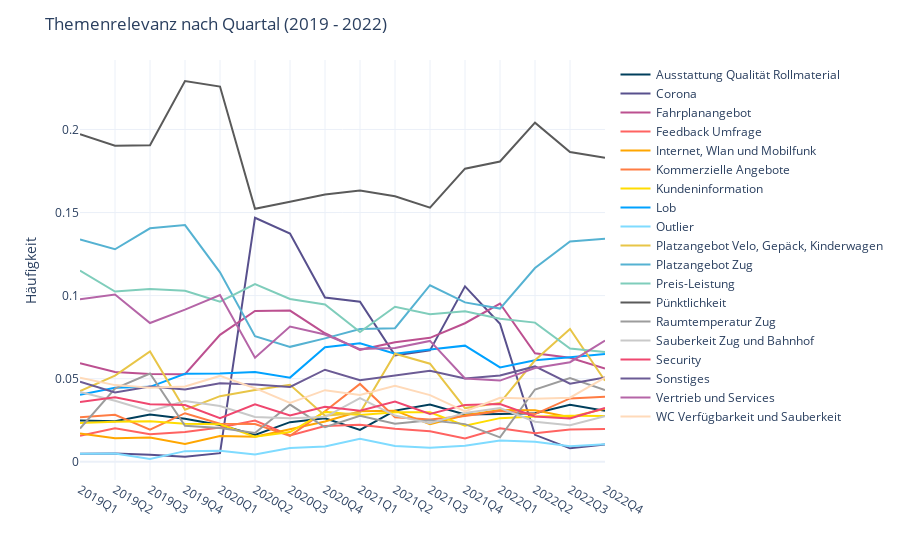

The notebook cell saved with this chart:
### Code cell
fig = px.line(df_topics_by_quarter,
              x="yearquarter",
              y="Topic_Ratio",
              color="CustomName",
              hover_data=["yearquarter","CustomName","count_x","Topic_Ratio"],
              color_discrete_sequence=color_discrete_sequence,
              template=template)
fig.update_layout(
    title="Themenrelevanz nach Quartal (2019 - 2022)",
    yaxis_title='Häufigkeit',
    xaxis_title='',
    legend_title="")
fig.update_traces(line_width=2)
#fig.update_yaxes(range=(0,0.2))

pio.write_image(fig,"../../exports/images/Themencluster_Zeitachse_1.svg") #save fig as svg

fig.show()

### Figure 1 — Plotly figure (JSON) as saved in the notebook; plotly's stock layout.template omitted (floating-point values rounded to 4 significant figures)
{"data": [{"customdata": [["Ausstattung Qualität Rollmaterial", 92], ["Ausstattung Qualität Rollmaterial", 93], ["Ausstattung Qualität Rollmaterial", 103], ["Ausstattung Qualität Rollmaterial", 85], ["Ausstattung Qualität Rollmaterial", 60], ["Ausstattung Qualität Rollmaterial", 15], ["Ausstattung Qualität Rollmaterial", 72], ["Ausstattung Qualität Rollmaterial", 68], ["Ausstattung Qualität Rollmaterial", 43], ["Ausstattung Qualität Rollmaterial", 62], ["Ausstattung Qualität Rollmaterial", 73], ["Ausstattung Qualität Rollmaterial", 59], ["Ausstattung Qualität Rollmaterial", 47], ["Ausstattung Qualität Rollmaterial", 63], ["Ausstattung Qualität Rollmaterial", 170], ["Ausstattung Qualität Rollmaterial", 128]], "hovertemplate": "CustomName=%{customdata[0]}<br>yearquarter=%{x}<br>Topic_Ratio=%{y}<br>count_x=%{customdata[1]}<extra></extra>", "legendgroup": "Ausstattung Qualität Rollmaterial", "line": {"color": "#003f5c", "dash": "solid", "width": 2}, "marker": {"symbol": "circle"}, "mode": "lines", "name": "Ausstattung Qualität Rollmaterial", "orientation": "v", "showlegend": true, "type": "scatter", "x": ["2019Q1", "2019Q2", "2019Q3", "2019Q4", "2020Q1", "2020Q2", "2020Q3", "2020Q4", "2021Q1", "2021Q2", "2021Q3", "2021Q4", "2022Q1", "2022Q2", "2022Q3", "2022Q4"], "xaxis": "x", "y": [0.02491, 0.02437, 0.02848, 0.02587, 0.02214, 0.0162, 0.02383, 0.02616, 0.01918, 0.03077, 0.03447, 0.02843, 0.02869, 0.02915, 0.03429, 0.03072], "yaxis": "y"}, {"customdata": [["Corona", 18], ["Corona", 19], ["Corona", 15], ["Corona", 10], ["Corona", 14], ["Corona", 136], ["Corona", 415], ["Corona", 257], ["Corona", 216], ["Corona", 129], ["Corona", 142], ["Corona", 219], ["Corona", 136], ["Corona", 35], ["Corona", 40], ["Corona", 43]], "hovertemplate": "CustomName=%{customdata[0]}<br>yearquarter=%{x}<br>Topic_Ratio=%{y}<br>count_x=%{customdata[1]}<extra></extra>", "legendgroup": "Corona", "line": {"color": "#58508d", "dash": "solid", "width": 2}, "marker": {"symbol": "circle"}, "mode": "lines", "name": "Corona", "orientation": "v", "showlegend": true, "type": "scatter", "x": ["2019Q1", "2019Q2", "2019Q3", "2019Q4", "2020Q1", "2020Q2", "2020Q3", "2020Q4", "2021Q1", "2021Q2", "2021Q3", "2021Q4", "2022Q1", "2022Q2", "2022Q3", "2022Q4"], "xaxis": "x", "y": [0.004873, 0.004979, 0.004148, 0.003043, 0.005166, 0.1469, 0.1373, 0.09888, 0.09634, 0.06402, 0.06704, 0.1055, 0.08303, 0.0162, 0.008069, 0.01032], "yaxis": "y"}, {"customdata": [["Fahrplanangebot", 219], ["Fahrplanangebot", 206], ["Fahrplanangebot", 191], ["Fahrplanangebot", 173], ["Fahrplanangebot", 207], ["Fahrplanangebot", 84], ["Fahrplanangebot", 275], ["Fahrplanangebot", 201], ["Fahrplanangebot", 151], ["Fahrplanangebot", 145], ["Fahrplanangebot", 158], ["Fahrplanangebot", 173], ["Fahrplanangebot", 156], ["Fahrplanangebot", 141], ["Fahrplanangebot", 310], ["Fahrplanangebot", 234]], "hovertemplate": "CustomName=%{customdata[0]}<br>yearquarter=%{x}<br>Topic_Ratio=%{y}<br>count_x=%{customdata[1]}<extra></extra>", "legendgroup": "Fahrplanangebot", "line": {"color": "#bc5090", "dash": "solid", "width": 2}, "marker": {"symbol": "circle"}, "mode": "lines", "name": "Fahrplanangebot", "orientation": "v", "showlegend": true, "type": "scatter", "x": ["2019Q1", "2019Q2", "2019Q3", "2019Q4", "2020Q1", "2020Q2", "2020Q3", "2020Q4", "2021Q1", "2021Q2", "2021Q3", "2021Q4", "2022Q1", "2022Q2", "2022Q3", "2022Q4"], "xaxis": "x", "y": [0.05929, 0.05398, 0.05282, 0.05265, 0.07638, 0.09071, 0.091, 0.07734, 0.06735, 0.07196, 0.0746, 0.08337, 0.09524, 0.06525, 0.06254, 0.05617], "yaxis": "y"}, {"customdata": [["Feedback Umfrage", 58], ["Feedback Umfrage", 77], ["Feedback Umfrage", 60], ["Feedback Umfrage", 59], ["Feedback Umfrage", 56], ["Feedback Umfrage", 23], ["Feedback Umfrage", 48], ["Feedback Umfrage", 56], ["Feedback Umfrage", 50], ["Feedback Umfrage", 40], ["Feedback Umfrage", 39], ["Feedback Umfrage", 29], ["Feedback Umfrage", 33], ["Feedback Umfrage", 37], ["Feedback Umfrage", 96], ["Feedback Umfrage", 82]], "hovertemplate": "CustomName=%{customdata[0]}<br>yearquarter=%{x}<br>Topic_Ratio=%{y}<br>count_x=%{customdata[1]}<extra></extra>", "legendgroup": "Feedback Umfrage", "line": {"color": "#ff6361", "dash": "solid", "width": 2}, "marker": {"symbol": "circle"}, "mode": "lines", "name": "Feedback Umfrage", "orientation": "v", "showlegend": true, "type": "scatter", "x": ["2019Q1", "2019Q2", "2019Q3", "2019Q4", "2020Q1", "2020Q2", "2020Q3", "2020Q4", "2021Q1", "2021Q2", "2021Q3", "2021Q4", "2022Q1", "2022Q2", "2022Q3", "2022Q4"], "xaxis": "x", "y": [0.0157, 0.02018, 0.01659, 0.01795, 0.02066, 0.02484, 0.01588, 0.02155, 0.0223, 0.01985, 0.01841, 0.01398, 0.02015, 0.01712, 0.01937, 0.01968], "yaxis": "y"}, {"customdata": [["Internet, Wlan und Mobilfunk", 63], ["Internet, Wlan und Mobilfunk", 54], ["Internet, Wlan und Mobilfunk", 53], ["Internet, Wlan und Mobilfunk", 35], ["Internet, Wlan und Mobilfunk", 42], ["Internet, Wlan und Mobilfunk", 14], ["Internet, Wlan und Mobilfunk", 59], ["Internet, Wlan und Mobilfunk", 63], ["Internet, Wlan und Mobilfunk", 68], ["Internet, Wlan und Mobilfunk", 62], ["Internet, Wlan und Mobilfunk", 48], ["Internet, Wlan und Mobilfunk", 58], ["Internet, Wlan und Mobilfunk", 51], ["Internet, Wlan und Mobilfunk", 67], ["Internet, Wlan und Mobilfunk", 133], ["Internet, Wlan und Mobilfunk", 133]], "hovertemplate": "CustomName=%{customdata[0]}<br>yearquarter=%{x}<br>Topic_Ratio=%{y}<br>count_x=%{customdata[1]}<extra></extra>", "legendgroup": "Internet, Wlan und Mobilfunk", "line": {"color": "#ffa600", "dash": "solid", "width": 2}, "marker": {"symbol": "circle"}, "mode": "lines", "name": "Internet, Wlan und Mobilfunk", "orientation": "v", "showlegend": true, "type": "scatter", "x": ["2019Q1", "2019Q2", "2019Q3", "2019Q4", "2020Q1", "2020Q2", "2020Q3", "2020Q4", "2021Q1", "2021Q2", "2021Q3", "2021Q4", "2022Q1", "2022Q2", "2022Q3", "2022Q4"], "xaxis": "x", "y": [0.01705, 0.01415, 0.01466, 0.01065, 0.0155, 0.01512, 0.01952, 0.02424, 0.03033, 0.03077, 0.02266, 0.02795, 0.03114, 0.031, 0.02683, 0.03193], "yaxis": "y"}, {"customdata": [["Kommerzielle Angebote", 99], ["Kommerzielle Angebote", 108], ["Kommerzielle Angebote", 70], ["Kommerzielle Angebote", 96], ["Kommerzielle Angebote", 62], ["Kommerzielle Angebote", 21], ["Kommerzielle Angebote", 47], ["Kommerzielle Angebote", 79], ["Kommerzielle Angebote", 105], ["Kommerzielle Angebote", 54], ["Kommerzielle Angebote", 54], ["Kommerzielle Angebote", 57], ["Kommerzielle Angebote", 50], ["Kommerzielle Angebote", 62], ["Kommerzielle Angebote", 189], ["Kommerzielle Angebote", 163]], "hovertemplate": "CustomName=%{customdata[0]}<br>yearquarter=%{x}<br>Topic_Ratio=%{y}<br>count_x=%{customdata[1]}<extra></extra>", "legendgroup": "Kommerzielle Angebote", "line": {"color": "#ff7c43", "dash": "solid", "width": 2}, "marker": {"symbol": "circle"}, "mode": "lines", "name": "Kommerzielle Angebote", "orientation": "v", "showlegend": true, "type": "scatter", "x": ["2019Q1", "2019Q2", "2019Q3", "2019Q4", "2020Q1", "2020Q2", "2020Q3", "2020Q4", "2021Q1", "2021Q2", "2021Q3", "2021Q4", "2022Q1", "2022Q2", "2022Q3", "2022Q4"], "xaxis": "x", "y": [0.0268, 0.0283, 0.01936, 0.02921, 0.02288, 0.02268, 0.01555, 0.0304, 0.04683, 0.0268, 0.0255, 0.02747, 0.03053, 0.02869, 0.03813, 0.03913], "yaxis": "y"}, {"customdata": [["Kundeninformation", 86], ["Kundeninformation", 92], ["Kundeninformation", 88], ["Kundeninformation", 75], ["Kundeninformation", 61], ["Kundeninformation", 14], ["Kundeninformation", 54], ["Kundeninformation", 78], ["Kundeninformation", 63], ["Kundeninformation", 60], ["Kundeninformation", 63], ["Kundeninformation", 45], ["Kundeninformation", 43], ["Kundeninformation", 59], ["Kundeninformation", 137], ["Kundeninformation", 115]], "hovertemplate": "CustomName=%{customdata[0]}<br>yearquarter=%{x}<br>Topic_Ratio=%{y}<br>count_x=%{customdata[1]}<extra></extra>", "legendgroup": "Kundeninformation", "line": {"color": "#ffdc00", "dash": "solid", "width": 2}, "marker": {"symbol": "circle"}, "mode": "lines", "name": "Kundeninformation", "orientation": "v", "showlegend": true, "type": "scatter", "x": ["2019Q1", "2019Q2", "2019Q3", "2019Q4", "2020Q1", "2020Q2", "2020Q3", "2020Q4", "2021Q1", "2021Q2", "2021Q3", "2021Q4", "2022Q1", "2022Q2", "2022Q3", "2022Q4"], "xaxis": "x", "y": [0.02328, 0.02411, 0.02434, 0.02282, 0.02251, 0.01512, 0.01787, 0.03001, 0.0281, 0.02978, 0.02975, 0.02169, 0.02625, 0.0273, 0.02764, 0.0276], "yaxis": "y"}, {"customdata": [["Lob", 149], ["Lob", 170], ["Lob", 163], ["Lob", 174], ["Lob", 144], ["Lob", 50], ["Lob", 153], ["Lob", 179], ["Lob", 160], ["Lob", 131], ["Lob", 143], ["Lob", 145], ["Lob", 93], ["Lob", 132], ["Lob", 312], ["Lob", 270]], "hovertemplate": "CustomName=%{customdata[0]}<br>yearquarter=%{x}<br>Topic_Ratio=%{y}<br>count_x=%{customdata[1]}<extra></extra>", "legendgroup": "Lob", "line": {"color": "#00a2ff", "dash": "solid", "width": 2}, "marker": {"symbol": "circle"}, "mode": "lines", "name": "Lob", "orientation": "v", "showlegend": true, "type": "scatter", "x": ["2019Q1", "2019Q2", "2019Q3", "2019Q4", "2020Q1", "2020Q2", "2020Q3", "2020Q4", "2021Q1", "2021Q2", "2021Q3", "2021Q4", "2022Q1", "2022Q2", "2022Q3", "2022Q4"], "xaxis": "x", "y": [0.04034, 0.04455, 0.04508, 0.05295, 0.05314, 0.054, 0.05063, 0.06887, 0.07136, 0.06501, 0.06752, 0.06988, 0.05678, 0.06108, 0.06294, 0.06481], "yaxis": "y"}, {"customdata": [["Outlier", 18], ["Outlier", 19], ["Outlier", 6], ["Outlier", 21], ["Outlier", 18], ["Outlier", 4], ["Outlier", 25], ["Outlier", 24], ["Outlier", 31], ["Outlier", 19], ["Outlier", 18], ["Outlier", 20], ["Outlier", 21], ["Outlier", 26], ["Outlier", 46], ["Outlier", 44]], "hovertemplate": "CustomName=%{customdata[0]}<br>yearquarter=%{x}<br>Topic_Ratio=%{y}<br>count_x=%{customdata[1]}<extra></extra>", "legendgroup": "Outlier", "line": {"color": "#7fdbff", "dash": "solid", "width": 2}, "marker": {"symbol": "circle"}, "mode": "lines", "name": "Outlier", "orientation": "v", "showlegend": true, "type": "scatter", "x": ["2019Q1", "2019Q2", "2019Q3", "2019Q4", "2020Q1", "2020Q2", "2020Q3", "2020Q4", "2021Q1", "2021Q2", "2021Q3", "2021Q4", "2022Q1", "2022Q2", "2022Q3", "2022Q4"], "xaxis": "x", "y": [0.004873, 0.004979, 0.001659, 0.006391, 0.006642, 0.00432, 0.008273, 0.009234, 0.01383, 0.009429, 0.008499, 0.009639, 0.01282, 0.01203, 0.00928, 0.01056], "yaxis": "y"}, {"customdata": [["Platzangebot Velo, Gepäck, Kinderwagen", 157], ["Platzangebot Velo, Gepäck, Kinderwagen", 198], ["Platzangebot Velo, Gepäck, Kinderwagen", 240], ["Platzangebot Velo, Gepäck, Kinderwagen", 103], ["Platzangebot Velo, Gepäck, Kinderwagen", 107], ["Platzangebot Velo, Gepäck, Kinderwagen", 40], ["Platzangebot Velo, Gepäck, Kinderwagen", 140], ["Platzangebot Velo, Gepäck, Kinderwagen", 72], ["Platzangebot Velo, Gepäck, Kinderwagen", 66], ["Platzangebot Velo, Gepäck, Kinderwagen", 131], ["Platzangebot Velo, Gepäck, Kinderwagen", 125], ["Platzangebot Velo, Gepäck, Kinderwagen", 67], ["Platzangebot Velo, Gepäck, Kinderwagen", 58], ["Platzangebot Velo, Gepäck, Kinderwagen", 132], ["Platzangebot Velo, Gepäck, Kinderwagen", 396], ["Platzangebot Velo, Gepäck, Kinderwagen", 203]], "hovertemplate": "CustomName=%{customdata[0]}<br>yearquarter=%{x}<br>Topic_Ratio=%{y}<br>count_x=%{customdata[1]}<extra></extra>", "legendgroup": "Platzangebot Velo, Gepäck, Kinderwagen", "line": {"color": "#e8c547", "dash": "solid", "width": 2}, "marker": {"symbol": "circle"}, "mode": "lines", "name": "Platzangebot Velo, Gepäck, Kinderwagen", "orientation": "v", "showlegend": true, "type": "scatter", "x": ["2019Q1", "2019Q2", "2019Q3", "2019Q4", "2020Q1", "2020Q2", "2020Q3", "2020Q4", "2021Q1", "2021Q2", "2021Q3", "2021Q4", "2022Q1", "2022Q2", "2022Q3", "2022Q4"], "xaxis": "x", "y": [0.0425, 0.05189, 0.06637, 0.03135, 0.03948, 0.0432, 0.04633, 0.0277, 0.02944, 0.06501, 0.05902, 0.03229, 0.03541, 0.06108, 0.07989, 0.04873], "yaxis": "y"}, {"customdata": [["Platzangebot Zug", 494], ["Platzangebot Zug", 488], ["Platzangebot Zug", 508], ["Platzangebot Zug", 468], ["Platzangebot Zug", 309], ["Platzangebot Zug", 70], ["Platzangebot Zug", 209], ["Platzangebot Zug", 193], ["Platzangebot Zug", 179], ["Platzangebot Zug", 162], ["Platzangebot Zug", 225], ["Platzangebot Zug", 199], ["Platzangebot Zug", 151], ["Platzangebot Zug", 252], ["Platzangebot Zug", 657], ["Platzangebot Zug", 559]], "hovertemplate": "CustomName=%{customdata[0]}<br>yearquarter=%{x}<br>Topic_Ratio=%{y}<br>count_x=%{customdata[1]}<extra></extra>", "legendgroup": "Platzangebot Zug", "line": {"color": "#55b2d2", "dash": "solid", "width": 2}, "marker": {"symbol": "circle"}, "mode": "lines", "name": "Platzangebot Zug", "orientation": "v", "showlegend": true, "type": "scatter", "x": ["2019Q1", "2019Q2", "2019Q3", "2019Q4", "2020Q1", "2020Q2", "2020Q3", "2020Q4", "2021Q1", "2021Q2", "2021Q3", "2021Q4", "2022Q1", "2022Q2", "2022Q3", "2022Q4"], "xaxis": "x", "y": [0.1337, 0.1279, 0.1405, 0.1424, 0.114, 0.07559, 0.06916, 0.07426, 0.07984, 0.0804, 0.1062, 0.0959, 0.09219, 0.1166, 0.1325, 0.1342], "yaxis": "y"}, {"customdata": [["Preis-Leistung", 425], ["Preis-Leistung", 391], ["Preis-Leistung", 376], ["Preis-Leistung", 338], ["Preis-Leistung", 261], ["Preis-Leistung", 99], ["Preis-Leistung", 296], ["Preis-Leistung", 246], ["Preis-Leistung", 175], ["Preis-Leistung", 188], ["Preis-Leistung", 188], ["Preis-Leistung", 188], ["Preis-Leistung", 141], ["Preis-Leistung", 181], ["Preis-Leistung", 338], ["Preis-Leistung", 275]], "hovertemplate": "CustomName=%{customdata[0]}<br>yearquarter=%{x}<br>Topic_Ratio=%{y}<br>count_x=%{customdata[1]}<extra></extra>", "legendgroup": "Preis-Leistung", "line": {"color": "#7fcdbb", "dash": "solid", "width": 2}, "marker": {"symbol": "circle"}, "mode": "lines", "name": "Preis-Leistung", "orientation": "v", "showlegend": true, "type": "scatter", "x": ["2019Q1", "2019Q2", "2019Q3", "2019Q4", "2020Q1", "2020Q2", "2020Q3", "2020Q4", "2021Q1", "2021Q2", "2021Q3", "2021Q4", "2022Q1", "2022Q2", "2022Q3", "2022Q4"], "xaxis": "x", "y": [0.1151, 0.1025, 0.104, 0.1029, 0.09631, 0.1069, 0.09795, 0.09465, 0.07806, 0.0933, 0.08876, 0.0906, 0.08608, 0.08376, 0.06819, 0.06601], "yaxis": "y"}, {"customdata": [["Pünktlichkeit", 728], ["Pünktlichkeit", 726], ["Pünktlichkeit", 689], ["Pünktlichkeit", 753], ["Pünktlichkeit", 612], ["Pünktlichkeit", 141], ["Pünktlichkeit", 473], ["Pünktlichkeit", 418], ["Pünktlichkeit", 366], ["Pünktlichkeit", 322], ["Pünktlichkeit", 324], ["Pünktlichkeit", 366], ["Pünktlichkeit", 296], ["Pünktlichkeit", 441], ["Pünktlichkeit", 924], ["Pünktlichkeit", 762]], "hovertemplate": "CustomName=%{customdata[0]}<br>yearquarter=%{x}<br>Topic_Ratio=%{y}<br>count_x=%{customdata[1]}<extra></extra>", "legendgroup": "Pünktlichkeit", "line": {"color": "#5a5a5a", "dash": "solid", "width": 2}, "marker": {"symbol": "circle"}, "mode": "lines", "name": "Pünktlichkeit", "orientation": "v", "showlegend": true, "type": "scatter", "x": ["2019Q1", "2019Q2", "2019Q3", "2019Q4", "2020Q1", "2020Q2", "2020Q3", "2020Q4", "2021Q1", "2021Q2", "2021Q3", "2021Q4", "2022Q1", "2022Q2", "2022Q3", "2022Q4"], "xaxis": "x", "y": [0.1971, 0.1903, 0.1905, 0.2292, 0.2258, 0.1523, 0.1565, 0.1608, 0.1632, 0.1598, 0.153, 0.1764, 0.1807, 0.2041, 0.1864, 0.1829], "yaxis": "y"}, {"customdata": [["Raumtemperatur Zug", 74], ["Raumtemperatur Zug", 168], ["Raumtemperatur Zug", 192], ["Raumtemperatur Zug", 71], ["Raumtemperatur Zug", 55], ["Raumtemperatur Zug", 16], ["Raumtemperatur Zug", 104], ["Raumtemperatur Zug", 54], ["Raumtemperatur Zug", 62], ["Raumtemperatur Zug", 46], ["Raumtemperatur Zug", 53], ["Raumtemperatur Zug", 47], ["Raumtemperatur Zug", 24], ["Raumtemperatur Zug", 94], ["Raumtemperatur Zug", 250], ["Raumtemperatur Zug", 180]], "hovertemplate": "CustomName=%{customdata[0]}<br>yearquarter=%{x}<br>Topic_Ratio=%{y}<br>count_x=%{customdata[1]}<extra></extra>", "legendgroup": "Raumtemperatur Zug", "line": {"color": "#9c9c9c", "dash": "solid", "width": 2}, "marker": {"symbol": "circle"}, "mode": "lines", "name": "Raumtemperatur Zug", "orientation": "v", "showlegend": true, "type": "scatter", "x": ["2019Q1", "2019Q2", "2019Q3", "2019Q4", "2020Q1", "2020Q2", "2020Q3", "2020Q4", "2021Q1", "2021Q2", "2021Q3", "2021Q4", "2022Q1", "2022Q2", "2022Q3", "2022Q4"], "xaxis": "x", "y": [0.02003, 0.04403, 0.0531, 0.02161, 0.0203, 0.01728, 0.03441, 0.02078, 0.02765, 0.02283, 0.02502, 0.02265, 0.01465, 0.0435, 0.05043, 0.04321], "yaxis": "y"}, {"customdata": [["Sauberkeit Zug und Bahnhof", 155], ["Sauberkeit Zug und Bahnhof", 140], ["Sauberkeit Zug und Bahnhof", 110], ["Sauberkeit Zug und Bahnhof", 120], ["Sauberkeit Zug und Bahnhof", 91], ["Sauberkeit Zug und Bahnhof", 25], ["Sauberkeit Zug und Bahnhof", 79], ["Sauberkeit Zug und Bahnhof", 70], ["Sauberkeit Zug und Bahnhof", 86], ["Sauberkeit Zug und Bahnhof", 56], ["Sauberkeit Zug und Bahnhof", 49], ["Sauberkeit Zug und Bahnhof", 61], ["Sauberkeit Zug und Bahnhof", 53], ["Sauberkeit Zug und Bahnhof", 52], ["Sauberkeit Zug und Bahnhof", 109], ["Sauberkeit Zug und Bahnhof", 114]], "hovertemplate": "CustomName=%{customdata[0]}<br>yearquarter=%{x}<br>Topic_Ratio=%{y}<br>count_x=%{customdata[1]}<extra></extra>", "legendgroup": "Sauberkeit Zug und Bahnhof", "line": {"color": "#c9c9c9", "dash": "solid", "width": 2}, "marker": {"symbol": "circle"}, "mode": "lines", "name": "Sauberkeit Zug und Bahnhof", "orientation": "v", "showlegend": true, "type": "scatter", "x": ["2019Q1", "2019Q2", "2019Q3", "2019Q4", "2020Q1", "2020Q2", "2020Q3", "2020Q4", "2021Q1", "2021Q2", "2021Q3", "2021Q4", "2022Q1", "2022Q2", "2022Q3", "2022Q4"], "xaxis": "x", "y": [0.04196, 0.03669, 0.03042, 0.03652, 0.03358, 0.027, 0.02614, 0.02693, 0.03836, 0.02779, 0.02314, 0.0294, 0.03236, 0.02406, 0.02199, 0.02736], "yaxis": "y"}, {"customdata": [["Security", 133], ["Security", 148], ["Security", 125], ["Security", 112], ["Security", 71], ["Security", 32], ["Security", 84], ["Security", 86], ["Security", 69], ["Security", 73], ["Security", 61], ["Security", 71], ["Security", 57], ["Security", 59], ["Security", 129], ["Security", 135]], "hovertemplate": "CustomName=%{customdata[0]}<br>yearquarter=%{x}<br>Topic_Ratio=%{y}<br>count_x=%{customdata[1]}<extra></extra>", "legendgroup": "Security", "line": {"color": "#ef476f", "dash": "solid", "width": 2}, "marker": {"symbol": "circle"}, "mode": "lines", "name": "Security", "orientation": "v", "showlegend": true, "type": "scatter", "x": ["2019Q1", "2019Q2", "2019Q3", "2019Q4", "2020Q1", "2020Q2", "2020Q3", "2020Q4", "2021Q1", "2021Q2", "2021Q3", "2021Q4", "2022Q1", "2022Q2", "2022Q3", "2022Q4"], "xaxis": "x", "y": [0.036, 0.03878, 0.03457, 0.03408, 0.0262, 0.03456, 0.0278, 0.03309, 0.03078, 0.03623, 0.0288, 0.03422, 0.0348, 0.0273, 0.02602, 0.03241], "yaxis": "y"}, {"customdata": [["Sonstiges", 178], ["Sonstiges", 159], ["Sonstiges", 164], ["Sonstiges", 143], ["Sonstiges", 128], ["Sonstiges", 43], ["Sonstiges", 136], ["Sonstiges", 144], ["Sonstiges", 110], ["Sonstiges", 105], ["Sonstiges", 116], ["Sonstiges", 104], ["Sonstiges", 85], ["Sonstiges", 124], ["Sonstiges", 233], ["Sonstiges", 211]], "hovertemplate": "CustomName=%{customdata[0]}<br>yearquarter=%{x}<br>Topic_Ratio=%{y}<br>count_x=%{customdata[1]}<extra></extra>", "legendgroup": "Sonstiges", "line": {"color": "#6b5b95", "dash": "solid", "width": 2}, "marker": {"symbol": "circle"}, "mode": "lines", "name": "Sonstiges", "orientation": "v", "showlegend": true, "type": "scatter", "x": ["2019Q1", "2019Q2", "2019Q3", "2019Q4", "2020Q1", "2020Q2", "2020Q3", "2020Q4", "2021Q1", "2021Q2", "2021Q3", "2021Q4", "2022Q1", "2022Q2", "2022Q3", "2022Q4"], "xaxis": "x", "y": [0.04819, 0.04167, 0.04535, 0.04352, 0.04723, 0.04644, 0.045, 0.05541, 0.04906, 0.05211, 0.05477, 0.05012, 0.05189, 0.05738, 0.047, 0.05065], "yaxis": "y"}, {"customdata": [["Vertrieb und Services", 361], ["Vertrieb und Services", 384], ["Vertrieb und Services", 302], ["Vertrieb und Services", 301], ["Vertrieb und Services", 272], ["Vertrieb und Services", 58], ["Vertrieb und Services", 246], ["Vertrieb und Services", 199], ["Vertrieb und Services", 152], ["Vertrieb und Services", 138], ["Vertrieb und Services", 154], ["Vertrieb und Services", 104], ["Vertrieb und Services", 80], ["Vertrieb und Services", 122], ["Vertrieb und Services", 297], ["Vertrieb und Services", 304]], "hovertemplate": "CustomName=%{customdata[0]}<br>yearquarter=%{x}<br>Topic_Ratio=%{y}<br>count_x=%{customdata[1]}<extra></extra>", "legendgroup": "Vertrieb und Services", "line": {"color": "#b565a7", "dash": "solid", "width": 2}, "marker": {"symbol": "circle"}, "mode": "lines", "name": "Vertrieb und Services", "orientation": "v", "showlegend": true, "type": "scatter", "x": ["2019Q1", "2019Q2", "2019Q3", "2019Q4", "2020Q1", "2020Q2", "2020Q3", "2020Q4", "2021Q1", "2021Q2", "2021Q3", "2021Q4", "2022Q1", "2022Q2", "2022Q3", "2022Q4"], "xaxis": "x", "y": [0.09773, 0.1006, 0.08352, 0.0916, 0.1004, 0.06263, 0.0814, 0.07657, 0.0678, 0.06849, 0.07271, 0.05012, 0.04884, 0.05646, 0.05992, 0.07297], "yaxis": "y"}, {"customdata": [["WC Verfügbarkeit und Sauberkeit", 187], ["WC Verfügbarkeit und Sauberkeit", 176], ["WC Verfügbarkeit und Sauberkeit", 161], ["WC Verfügbarkeit und Sauberkeit", 149], ["WC Verfügbarkeit und Sauberkeit", 140], ["WC Verfügbarkeit und Sauberkeit", 41], ["WC Verfügbarkeit und Sauberkeit", 107], ["WC Verfügbarkeit und Sauberkeit", 112], ["WC Verfügbarkeit und Sauberkeit", 90], ["WC Verfügbarkeit und Sauberkeit", 92], ["WC Verfügbarkeit und Sauberkeit", 85], ["WC Verfügbarkeit und Sauberkeit", 63], ["WC Verfügbarkeit und Sauberkeit", 63], ["WC Verfügbarkeit und Sauberkeit", 82], ["WC Verfügbarkeit und Sauberkeit", 191], ["WC Verfügbarkeit und Sauberkeit", 211]], "hovertemplate": "CustomName=%{customdata[0]}<br>yearquarter=%{x}<br>Topic_Ratio=%{y}<br>count_x=%{customdata[1]}<extra></extra>", "legendgroup": "WC Verfügbarkeit und Sauberkeit", "line": {"color": "#ffdab9", "dash": "solid", "width": 2}, "marker": {"symbol": "circle"}, "mode": "lines", "name": "WC Verfügbarkeit und Sauberkeit", "orientation": "v", "showlegend": true, "type": "scatter", "x": ["2019Q1", "2019Q2", "2019Q3", "2019Q4", "2020Q1", "2020Q2", "2020Q3", "2020Q4", "2021Q1", "2021Q2", "2021Q3", "2021Q4", "2022Q1", "2022Q2", "2022Q3", "2022Q4"], "xaxis": "x", "y": [0.05062, 0.04612, 0.04452, 0.04534, 0.05166, 0.04428, 0.03541, 0.04309, 0.04014, 0.04566, 0.04013, 0.03036, 0.03846, 0.03795, 0.03853, 0.05065], "yaxis": "y"}], "layout": {"legend": {"title": {"text": ""}, "tracegroupgap": 0}, "margin": {"t": 60}, "title": {"text": "Themenrelevanz nach Quartal (2019 - 2022)"}, "xaxis": {"anchor": "y", "domain": [0, 1], "title": {"text": ""}}, "yaxis": {"anchor": "x", "domain": [0, 1], "title": {"text": "Häufigkeit"}}}}
